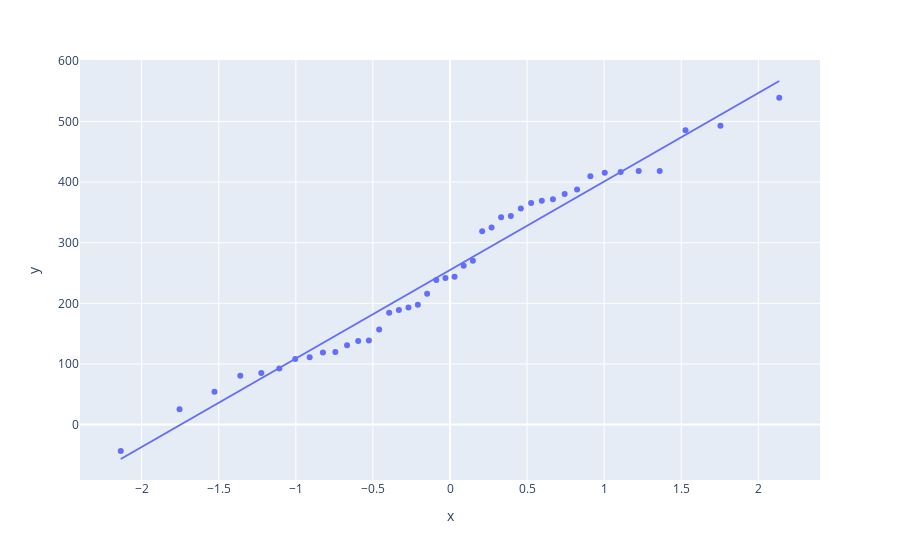

This figure's notebook cell:
### Code cell
(Q_x, Q_y) = probplot(sim_norm, fit=False)
px.scatter(x=Q_x, y=Q_y, trendline="ols")
